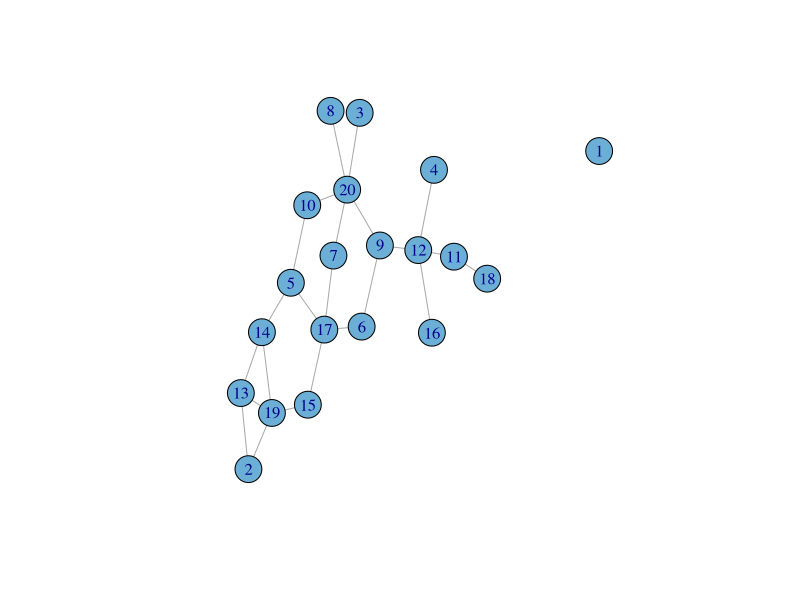
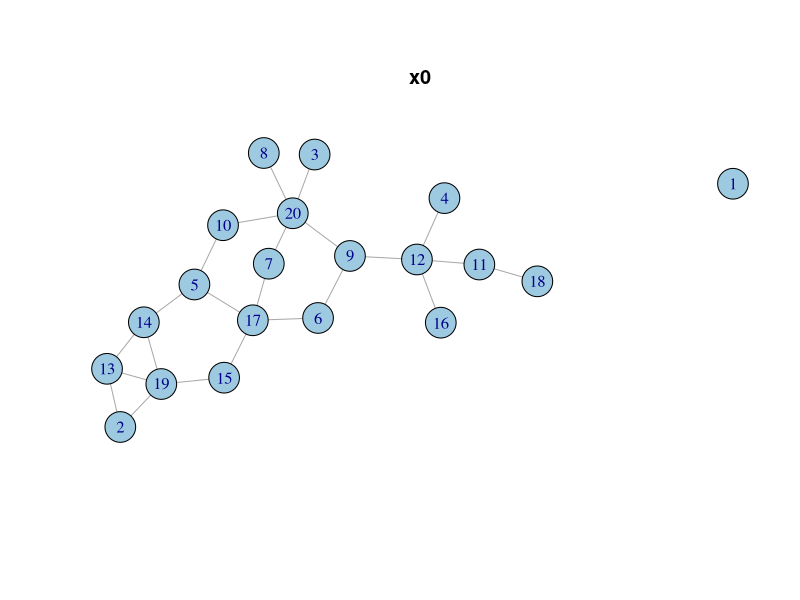
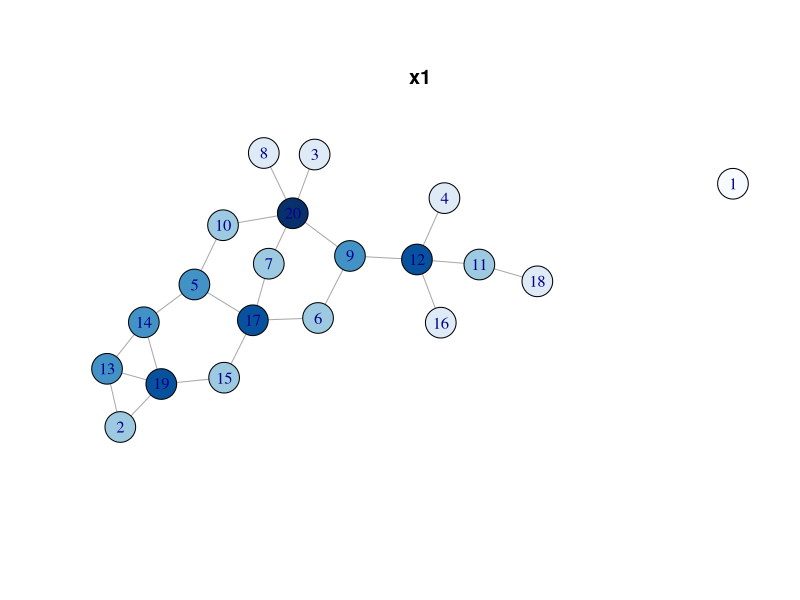
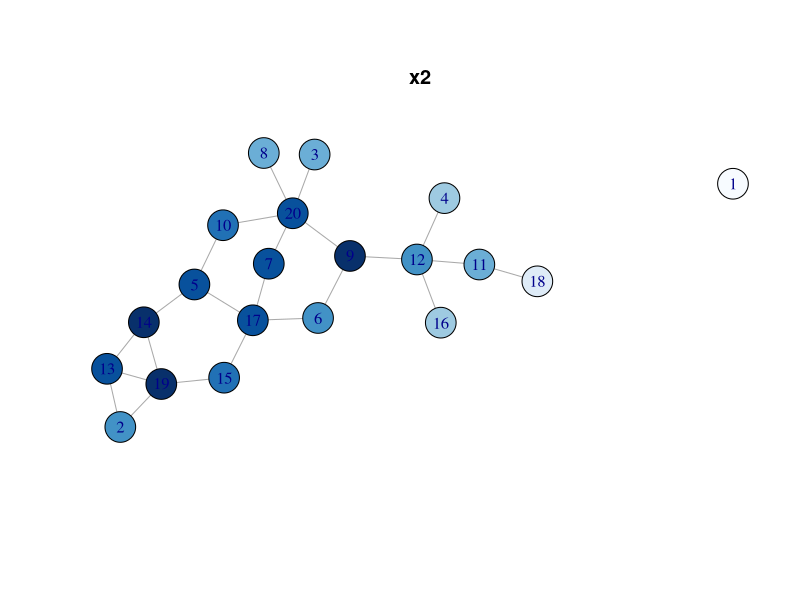
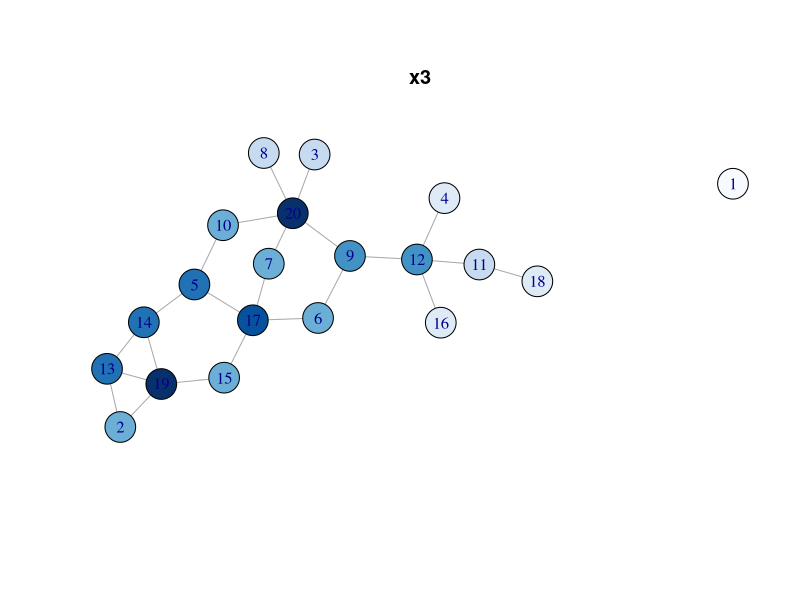
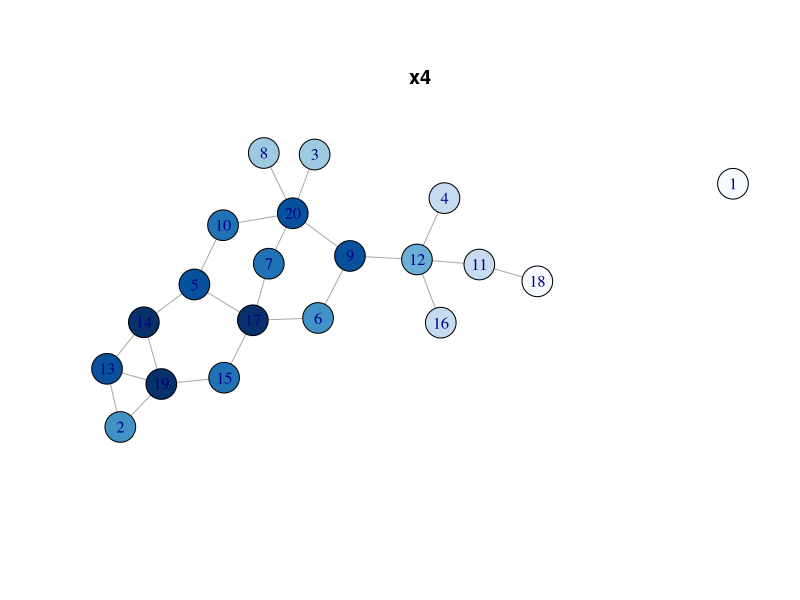
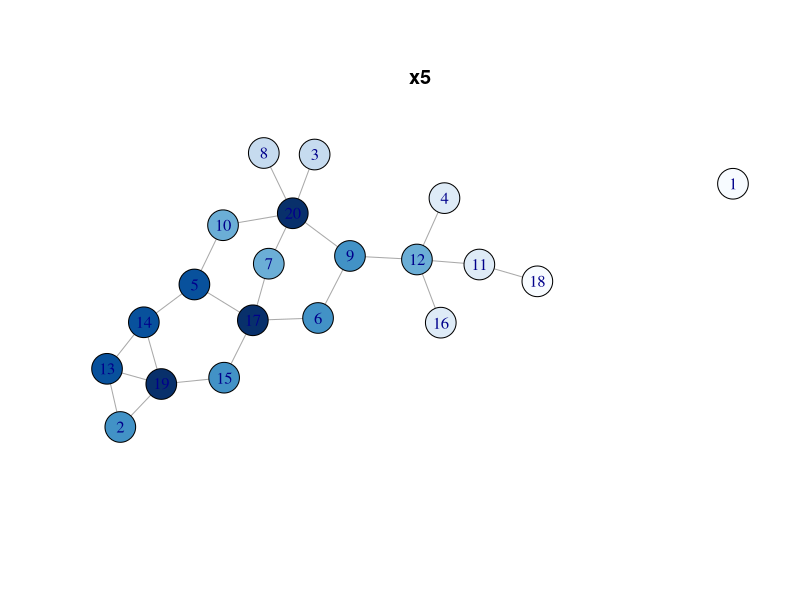
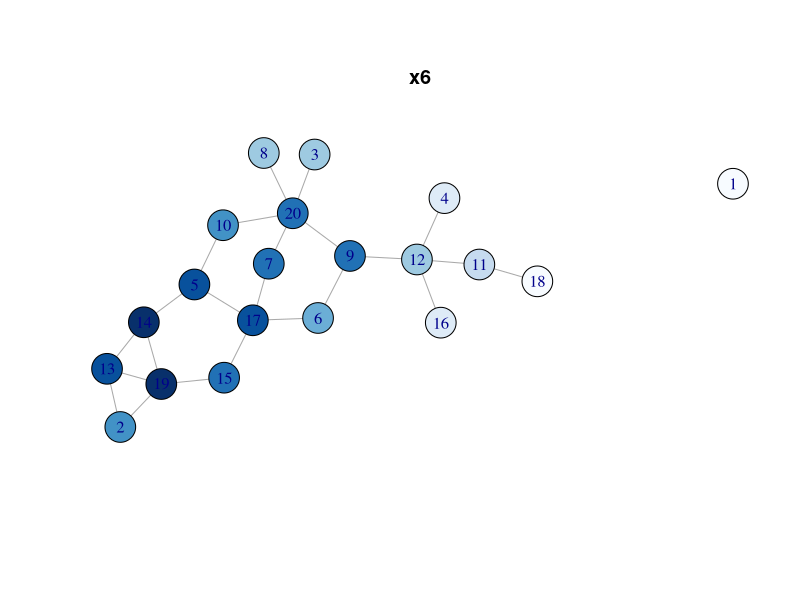

These figures' R source, in order:
##################
### Setting Up ###
##################

library(igraph)
library(MASS)

color.groups <- function(z, col = tim.colors(50),
zlim = c(min(z, na.rm = TRUE),
max(z, na.rm = TRUE))){
    breaks <- seq(zlim[1], zlim[2], length = length(col) + 1)
    zgroups <- cut(z, breaks = breaks, labels = FALSE,
    include.lowest = TRUE)
    return(col[zgroups])
}

n = 20

##############
### Stop 1 ###
##############

### Erdos-Renyi
### Let's take an Erdos Renyi random graph as a running example

set.seed(1000)

p = 0.12
adjmat.erdosrenyi = matrix(0,n,n)
adjmat.erdosrenyi[upper.tri(adjmat.erdosrenyi)] = rbinom(choose(n,2),1,p)
adjmat.erdosrenyi = adjmat.erdosrenyi + t(adjmat.erdosrenyi)

g.erdosrenyi = graph_from_adjacency_matrix(adjmat.erdosrenyi, mode = "undirected")

plot(g.erdosrenyi,layout=layout.kamada.kawai,vertex.color=blues9[5])

##############
### Stop 2 ###
##############

### Eigenvector Centrality

eigen.erdosrenyi = eigen(adjmat.erdosrenyi)

niters = 30
x = matrix(0,n,niters)
x[,1] = rep(1,n)
for(i in 2:niters){x[,i] = 1/eigen.erdosrenyi$values[1] * adjmat.erdosrenyi %*% x[,i-1]}

co <- layout_with_kk(g.erdosrenyi)

plotpower = function(ith){
for(ith in 1:30){
	plot(g.erdosrenyi, layout=co, vertex.size=30, rescale=FALSE,
		xlim=range(co[,1]), ylim=range(co[,2]), vertex.label.dist=0,
		vertex.color = ifelse(rep(ith==1,n),blues9[4],color.groups(x[,ith],blues9)))
	title(main=paste("x",ith-1,sep=""),line=-0.1)
	readline()
}
}

##############
### Stop 3 ###
##############

plotpower() # <------ wait here, sequential plots

##############
### Stop 4 ###
##############

v = sum(eigen.erdosrenyi$vectors[,1]*x[,1])*eigen.erdosrenyi$vectors[,1]
plot(g.erdosrenyi, layout=co, vertex.size=30, rescale=FALSE,
     xlim=range(co[,1]), ylim=range(co[,2]), vertex.label.dist=0,
     vertex.color = color.groups(v,blues9))
title(main="x_inf, theoretically",line=-0.1)

##############
### Stop 5 ###
##############

### Random DAG

set.seed(1000)

p = 0.12
adjmat.dag = matrix(0,n+5,n+5)
adjmat.dag[upper.tri(adjmat.dag)] = c(rbinom(choose(n,2),1,p),rep(0,choose(n+5,2)-choose(n,2)))
adjmat.dag[matrix(c(rep(n,5),n+1:5),5,2)] = 1
adjmat.dag[20,1] = 1

g.dag = graph_from_adjacency_matrix(adjmat.dag, mode = "directed")

plot(g.dag,layout=layout.kamada.kawai,vertex.color=blues9[5],edge.arrow.size=0.5)

##############
### Stop 6 ###
##############

### Eigenvector Centrality

eigen.dag = eigen(adjmat.dag)

niters = 30
x = matrix(0,n+5,niters)
x[,1] = rep(1,n+5)
for(i in 2:niters){x[,i] = t(adjmat.dag) %*% x[,i-1]}

co <- layout_with_kk(g.dag)

plotpowerpadded = function(){
for(ith in 1:30){
	plot(g.dag, layout=co, vertex.size=30, rescale=FALSE,
		xlim=range(co[,1]), ylim=range(co[,2]), vertex.label.dist=0,
		vertex.color = ifelse(rep(ith==1,n+5),blues9[4],
				      ifelse(rep(all(x[,ith]==0),n+5),"#FFFFFF",
					     color.groups(x[,ith],blues9))),
	     edge.arrow.size=0.5)
	title(main=paste("x",ith-1,sep=""),line=-0.1)
	readline()
}
}

##############
### Stop 7 ###
##############

plotpowerpadded() # <------ sequential plots

##############
### Stop 8 ###
##############

### Katz Centrality

niters = 30
x = matrix(0,n+5,niters)
x[,1] = rep(1,n+5)
for(i in 2:niters){x[,i] = 0.3 * t(adjmat.dag) %*% x[,i-1] + rep(0.1,n+5)}

co <- layout_with_kk(g.dag)

##############
### Stop 9 ###
##############

plotpowerpadded() # <------ sequential plots

###############
### Stop 10 ###
###############

v = ginv(diag(n+5) - 0.3 * t(adjmat.dag)) %*% rep(0.1,n+5)
plot(g.dag, layout=co, vertex.size=30, rescale=FALSE,
	xlim=range(co[,1]), ylim=range(co[,2]), vertex.label.dist=0,
	vertex.color = color.groups(v,blues9),
     edge.arrow.size=0.5)
title(main="x_inf",line=-0.1)

###############
### Stop 11 ###
###############

### Page Rank

niters = 30
x = matrix(0,n+5,niters)
x[,1] = rep(1,n+5)
DOut =  apply(adjmat.dag,1,sum)
DOut[DOut==0] = 1
for(i in 2:niters){x[,i] = 0.3 * t(adjmat.dag) %*% diag(1/DOut) %*% x[,i-1] + rep(0.1,n+5)}

co <- layout_with_kk(g.dag)

###############
### Stop 12 ###
###############

plotpowerpadded() # <------ sequential plots

###############
### Stop 13 ###
###############

v = ginv(diag(n+5) - 0.3 * t(adjmat.dag) %*% diag(1/DOut)) %*% rep(0.1,n+5)
plot(g.dag, layout=co, vertex.size=30, rescale=FALSE,
	xlim=range(co[,1]), ylim=range(co[,2]), vertex.label.dist=0,
	vertex.color = color.groups(v,blues9),
     edge.arrow.size=0.5)
title(main="x_inf",line=-0.1)


